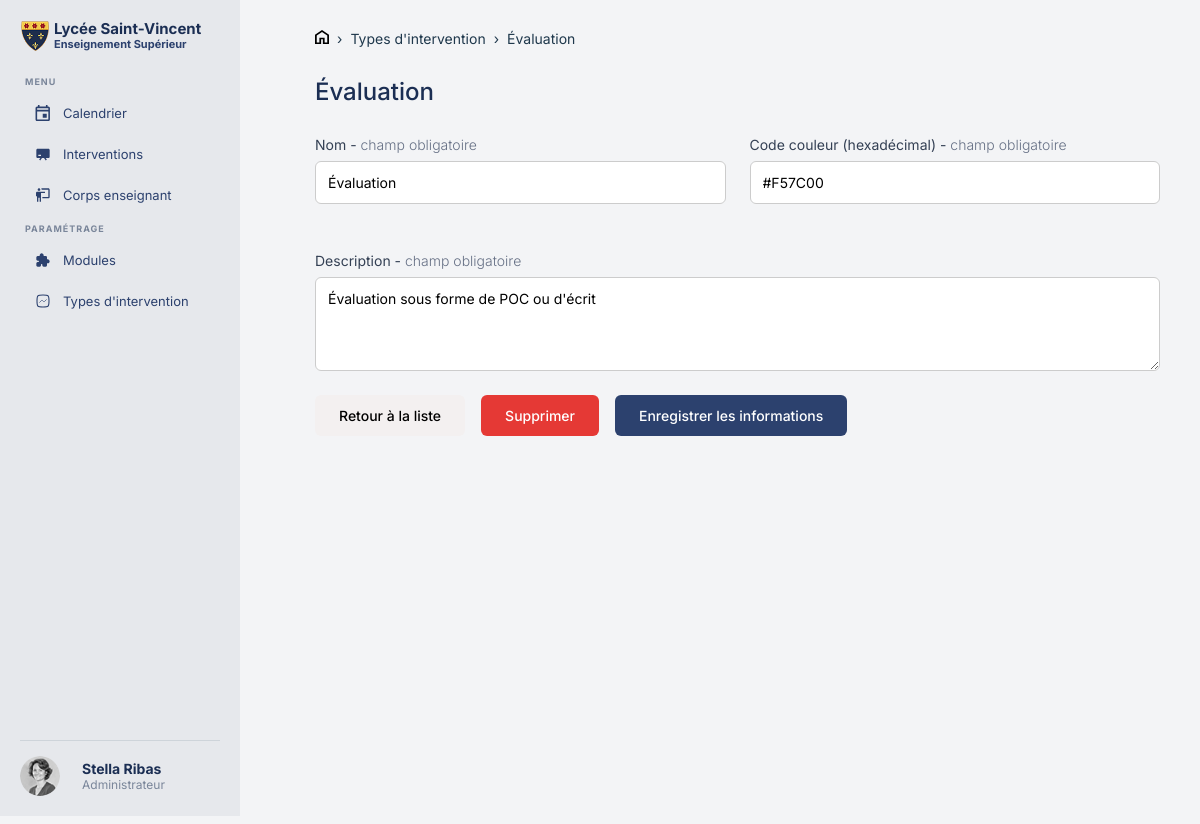
The page /fiche_type.php?id=4 on the database its author committed.
### tables this page shows
CREATE TABLE IF NOT EXISTS `intervention_type` (
  `id` int NOT NULL AUTO_INCREMENT,
  `name` varchar(255) NOT NULL,
  `description` text NOT NULL,
  `color` varchar(20) NOT NULL,
  PRIMARY KEY (`id`)
);

### database/requetefichetype.php (called while the page is built, shortened)
<?php
$id = isset($_GET['id']) ? (int)$_GET['id'] : 0;
$stmt = $pdo->prepare("SELECT * FROM intervention_type WHERE id = ?");
$stmt->execute([$id]);
$type = $stmt->fetch(PDO::FETCH_ASSOC);

### public/fiche_type.php (the view, shortened to what this page needs)
<?php
require_once '../fonctions/db.php';
require_once '../database/requetefichetype.php';
?>
<!DOCTYPE html>
<html lang="fr">
<head>
    <link rel="stylesheet" href="assets/css/header.css">
    <link rel="stylesheet" href="assets/css/fiche_type.css">
</head>
<body class="page-fiche">
<div class="page">
    <?php require_once '../inclus/header.php'; ?>
    <main class="contenu">
        <nav class="fil">
            <a href="../index.php"><img src="assets/images/Home.svg"></a>
            <span>›</span>
            <a href="type_intervention.php">Types d'intervention</a>
            <span>›</span>
            <span><?= htmlspecialchars($type['name']) ?></span>
        </nav>
        <h1 class="titre-fiche"><?= htmlspecialchars($type['name']) ?></h1>
        <form method="POST" action="" id="formulaire-principal">
            <div class="grille-champs">
                <div class="champ">
                    <label>Nom - <span class="obligatoire">champ obligatoire</span></label>
                    <input type="text" name="nom" value="<?= htmlspecialchars($_GET['nom'] ?? $type['name']) ?>">
                </div>
                <div class="champ">
                    <label>Code couleur (hexadécimal) - <span class="obligatoire">champ obligatoire</span></label>
                    <div class="champ-couleur">
                        <input type="text" name="color" value="<?= htmlspecialchars($_GET['color'] ?? $type['color']) ?>">
                    </div>
                </div>
            </div>
            <div class="champ">
                <label>Description - <span class="obligatoire">champ obligatoire</span></label>
                <textarea name="description" rows="4"><?= htmlspecialchars($_GET['description'] ?? $type['description']) ?></textarea>
            </div>
            <div class="boutons">
                <a href="type_intervention.php" class="bouton-retour">Retour à la liste</a>
                <button type="button" class="bouton-supprimer" onclick="document.getElementById('modal-supprimer').showModal()">Supprimer</button>
                <button type="submit" name="enregistrer" class="bouton-enregistrer">Enregistrer les informations</button>
            </div>
        </form>
    </main>
</div>
</body>
</html>

### public/assets/css/header.css (style rules this page uses)
html, body { margin: 0; padding: 0; overflow-x: hidden; box-sizing: border-box; font-family: 'Inter', sans-serif; background-color: #f3f4f6; color: #1b2e53; }
.page { display: flex; min-height: 100vh; }

### public/assets/css/fiche_type.css (style rules this page uses)
.contenu { margin-left: 275px; flex: 1; min-height: 100vh; padding: 30px 40px; }
.fil { display: flex; align-items: center; gap: 8px; font-size: 14px; color: #1F384C; margin-bottom: 30px; }
.fil a { color: #1F384C; text-decoration: none; }
.titre-fiche { font-size: 24px; font-weight: 500; margin-bottom: 30px; }
.grille-champs { display: grid; grid-template-columns: 1fr 1fr; gap: 24px; margin-bottom: 24px; }
.champ { display: flex; flex-direction: column; gap: 8px; margin-bottom: 24px; }
.champ label { font-size: 14px; font-weight: 400; color: #344054; }
.obligatoire { font-weight: 300; color: #667085; }
.champ input[type="text"], .champ textarea { padding: 12px; border: 1px solid #ccc; border-radius: 6px; font-size: 14px; font-family: 'Inter', sans-serif; outline: none; width: 100%; box-sizing: border-box; }
.champ textarea { resize: vertical; }
.champ-couleur { display: flex; align-items: center; gap: 10px; }
.boutons { display: flex; gap: 16px; align-items: center; margin-top: 10px; }
.bouton-retour { padding: 12px 24px; border-radius: 6px; background: #f3f0f0; color: #000000; font-size: 14px; font-weight: 500; text-decoration: none; cursor: pointer; }
.bouton-supprimer { padding: 12px 24px; border: none; border-radius: 6px; background: #E53935; color: white; font-size: 14px; font-weight: 500; cursor: pointer; font-family: 'Inter', sans-serif; }
.bouton-enregistrer { padding: 12px 24px; border: none; border-radius: 6px; background: #2c416e; color: white; font-size: 14px; font-weight: 500; cursor: pointer; font-family: 'Inter', sans-serif; }

### rows shown on the page
intervention_type: name "Évaluation", nom "Évaluation", color "#F57C00", description "Évaluation sous forme de POC ou d'écrit"
